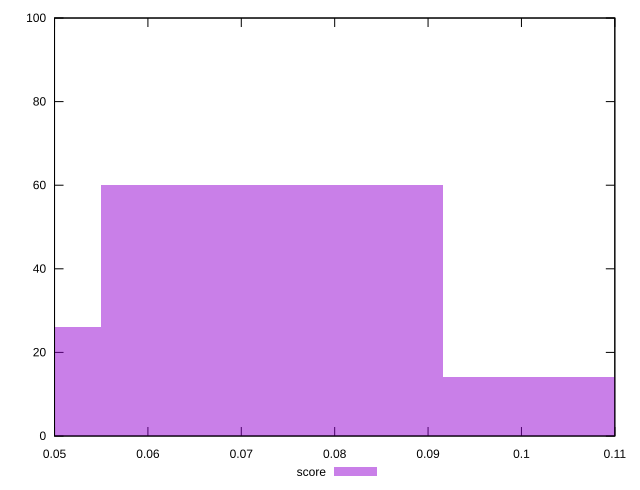

Recreate this plot in gnuplot.
reset

$score <<EOF
0.036632175581842105 26
0.07326435116368421 60
0.10989652674552632 14
EOF

set key outside below
set boxwidth 0.036632175581842105
set xrange [0.05:0.11]
set yrange [0:100]
set trange [0:100]
set style fill transparent solid 0.5 noborder
set terminal svg size 640, 490 enhanced background rgb 'white'
set output "reprap/interactive/samples/pages+cached+noexternal+nomedia/score/histogram.svg"

plot $score title "score" with boxes

reset
